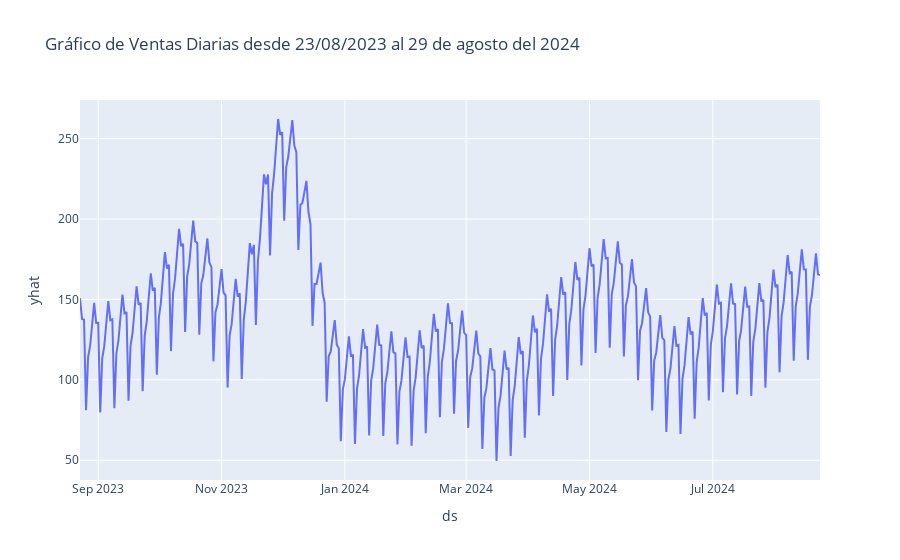

The cell this chart's notebook holds for it:
### Code cell
forcast_filtered = forcast[forcast['ds'] >= '2023-08-23']

# Crear el gráfico con Plotly Express
fig = px.line(forcast_filtered, x='ds', y='yhat', title='Gráfico de Ventas Diarias desde 23/08/2023 al 29 de agosto del 2024')

# Mostrar el gráfico
fig.show()

### Figure 1 — Plotly figure (JSON) as saved in the notebook; plotly's stock layout.template omitted (floating-point values rounded to 4 significant figures; data arrays with more than 128 entries replaced by an {"elided": "..."} marker saying what was removed)
{"data": [{"hovertemplate": "ds=%{x}<br>yhat=%{y}<extra></extra>", "legendgroup": "", "line": {"color": "#636efa", "dash": "solid"}, "marker": {"symbol": "circle"}, "mode": "lines", "name": "", "orientation": "v", "showlegend": false, "type": "scatter", "x": {"elided": "367 str values"}, "xaxis": "x", "y": {"elided": "367 float values"}, "yaxis": "y"}], "layout": {"legend": {"tracegroupgap": 0}, "title": {"text": "Gráfico de Ventas Diarias desde 23/08/2023 al 29 de agosto del 2024"}, "xaxis": {"anchor": "y", "domain": [0, 1], "title": {"text": "ds"}}, "yaxis": {"anchor": "x", "domain": [0, 1], "title": {"text": "yhat"}}}}
